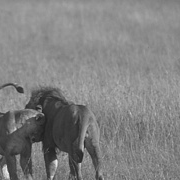
#> input picture data/BSD400/test_006.png, 180 x 180 px
$ python gaussian.py ../data/BSD400/test_006.png out.png
#> lines starting #> are read from the running program, lines starting #| are printed output that depends on the picture
"""
Gaussian denoising baseline for the photograph-restoration project.

Input: grayscale image as a NumPy array, float in [0, 1] (or uint8 [0, 255]).
Output: float32 grayscale image in [0, 1].

Install:
    python -m pip install numpy scipy pillow

The parameter sigma_blur is the Gaussian kernel standard deviation in PIXELS.
It is NOT the AWGN noise sigma used to corrupt the image.
"""
from __future__ import annotations

import numpy as np
from scipy.ndimage import gaussian_filter


def denoise_gaussian(image: np.ndarray, sigma_blur: float = 1.0) -> np.ndarray:
    """Apply Gaussian smoothing to a grayscale image."""
    if sigma_blur < 0:
        raise ValueError("sigma_blur must be >= 0")

    x = np.asarray(image)
    if x.ndim == 3 and x.shape[-1] == 1:
        x = x[..., 0]
    if x.ndim != 2:
        raise ValueError(f"Expected grayscale HxW image, got shape {x.shape}")

    if np.issubdtype(x.dtype, np.integer):
        x = x.astype(np.float32) / np.iinfo(x.dtype).max
    else:
        x = x.astype(np.float32)
        if not np.isfinite(x).all():
            raise ValueError("Image contains NaN or Inf")
        if x.min() < -1e-6 or x.max() > 1.000001:
            raise ValueError("Float image must be normalized to [0, 1]")

    if sigma_blur == 0:
        return x.copy()

    # 'reflect' boundary handling; truncate=4 gives a finite kernel radius.
    y = gaussian_filter(x, sigma=sigma_blur, mode="reflect", truncate=4.0)
    return np.clip(y, 0.0, 1.0).astype(np.float32)


if __name__ == "__main__":
    from PIL import Image
    import argparse

    parser = argparse.ArgumentParser(description="Gaussian-filter a grayscale image.")
    parser.add_argument("input", help="Input image path")
    parser.add_argument("output", help="Output image path")
    parser.add_argument("--sigma-blur", type=float, default=1.0,
                        help="Gaussian kernel sigma in pixels (default: 1.0)")
    args = parser.parse_args()

    im = np.asarray(Image.open(args.input).convert("L"))
#> im is the input picture: shape (180, 180); min 31, max 237, mean 128.5
    result = denoise_gaussian(im, args.sigma_blur)
    Image.fromarray(np.round(result * 255).astype(np.uint8)).save(args.output)
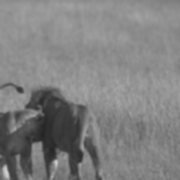
#> saved as out.png: PIL image 180x180 L; min 36, max 210, mean 128.5
    print(f"Saved {args.output}; sigma_blur={args.sigma_blur}")

$ run again, on data/BSD400/test_062.png
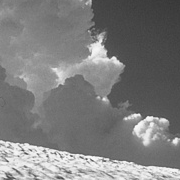
#> input picture data/BSD400/test_062.png, 180 x 180 px
#> im is the input picture: shape (180, 180); min 53, max 249, mean 124.8
#> in denoise_gaussian, `y = gaussian_filter(x, sigma=sigma_blur, mode="reflect", truncate=4.0)`:
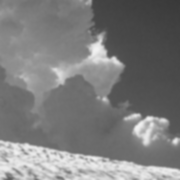
#> y: shape (180, 180) float32; min 0.223, max 0.952, mean 0.489
